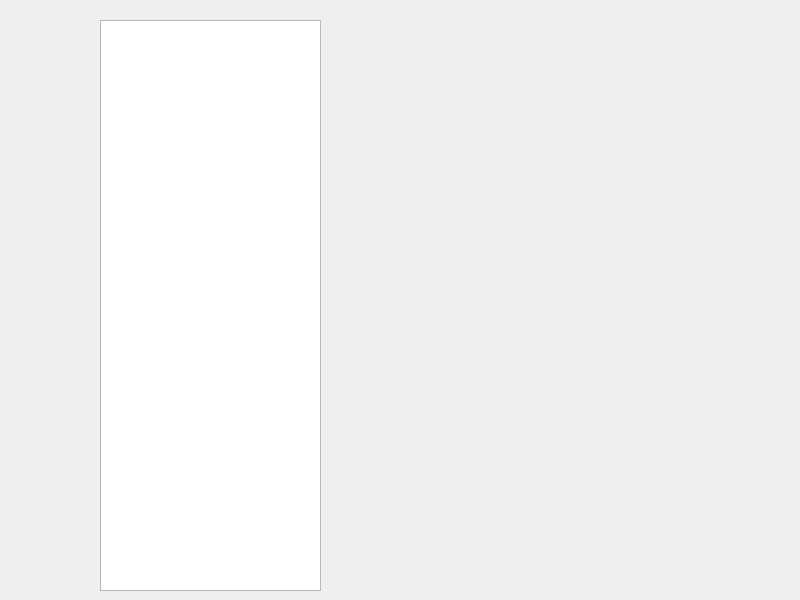
<?xml version="1.0" encoding="UTF-8"?>
<ui version="4.0">
 <class>Dialog</class>
 <widget class="QDialog" name="Dialog">
  <property name="geometry">
   <rect>
    <x>0</x>
    <y>0</y>
    <width>800</width>
    <height>600</height>
   </rect>
  </property>
  <property name="windowTitle">
   <string>Dialog</string>
  </property>
  <widget class="QTextEdit" name="textEdit">
   <property name="geometry">
    <rect>
     <x>100</x>
     <y>20</y>
     <width>221</width>
     <height>571</height>
    </rect>
   </property>
  </widget>
 </widget>
 <resources/>
 <connections/>
</ui>
